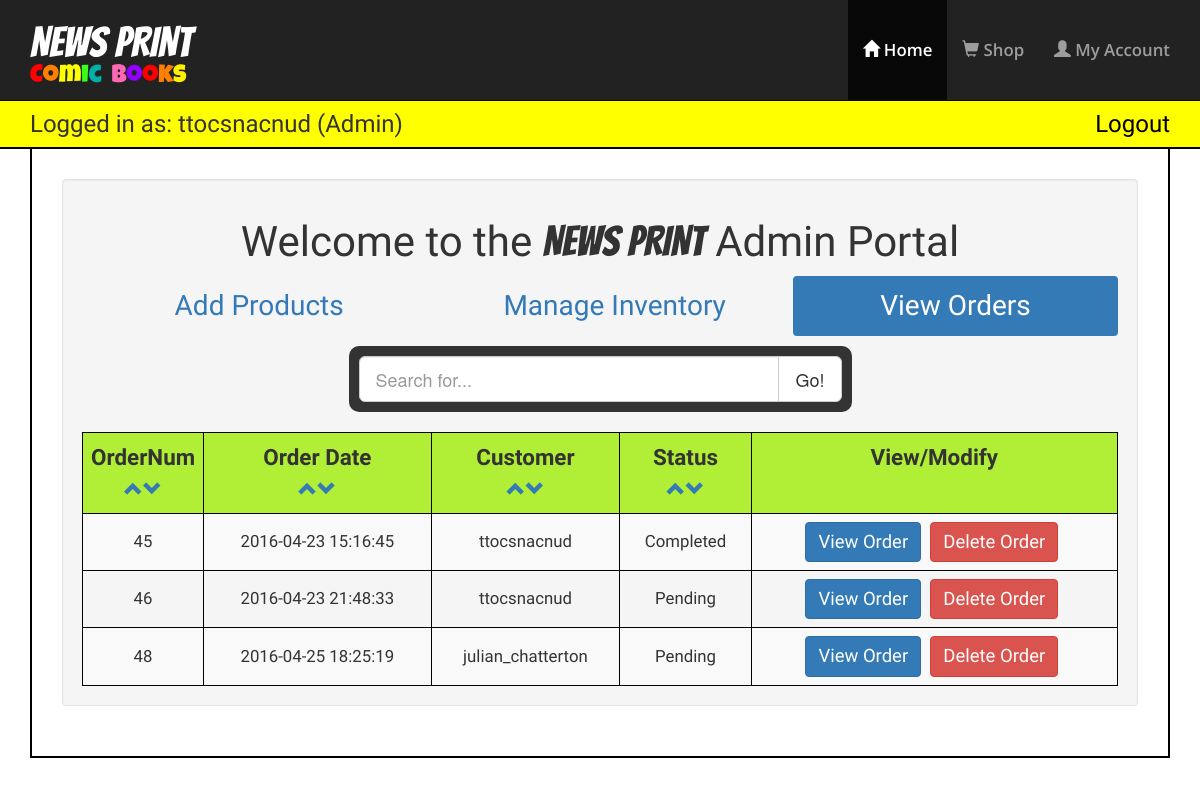
/index.php?page=home&subpage=orders (signed in), run on the app's committed database.
### tables this page shows
CREATE TABLE `orders` (
  `orderNum` int(10) NOT NULL,
  `orderDate` int(11) NOT NULL,
  `customer` varchar(50) NOT NULL,
  `products_InOrder` text NOT NULL,
  `totalPrice` decimal(10,2) NOT NULL,
  `status` varchar(50) NOT NULL
);

### includes/inc_orders.php (the view, shortened to what this page needs)
<?php
include('includes/inc_connect.php');
$stmt = "SELECT * FROM orders ";
$result = $db->prepare($stmt);
$result->execute();
?>
<form action="" method="post">
<div class="row">
  <div class="col-lg-6 col-lg-offset-3">
    <div class="input-group input-group-lg"style="background-color:#333333;padding:10px;border-radius:10px;">
      <input type="text" class="form-control" name="search" placeholder="Search for..." >
      <span class="input-group-btn">
        <button class="btn btn-default" type="submit" name="go">Go!</button>
      </span>
    </div>
  </div>
</div>
</form>
<br>
<table class="table table-bordered table-striped" id="orders">
	<thead>
		<tr>
			<th width="10%">OrderNum<br><small><a href="index.php?subpage=orders&sort=orderNum_up"><span class="glyphicon glyphicon-chevron-up"></span></a><a href="index.php?subpage=orders&sort=orderNum_down"><span class="glyphicon glyphicon-chevron-down"></span></a></small></th>
			<th>Order Date<br><small><a href="index.php?subpage=orders&sort=orderDate_up"><span class="glyphicon glyphicon-chevron-up"></span></a><a href="index.php?subpage=orders&sort=orderDate_down"><span class="glyphicon glyphicon-chevron-down"></span></a></small></th>
			<th>Customer<br><small><a href="index.php?subpage=orders&sort=customer_up"><span class="glyphicon glyphicon-chevron-up"></span></a><a href="index.php?subpage=orders&sort=customer_down"><span class="glyphicon glyphicon-chevron-down"></span></a></small></th>
			<th>Status<br><small><a href="index.php?subpage=orders&sort=status_up"><span class="glyphicon glyphicon-chevron-up"></span></a><a href="index.php?subpage=orders&sort=status_down"><span class="glyphicon glyphicon-chevron-down"></span></a></small></th>
			<th>View/Modify<br>&nbsp;</th>
		</tr>
	</thead>
	<tbody>
<?php
for ($i=0; $row = $result->fetch(); $i++) {
?>
		<tr>
		<td><?php echo $row['orderNum']; ?></td>
		<td><?php echo date('Y-m-d H:i:s',$row['orderDate']); ?></td>
		<td><?php echo $row['customer']; ?></td>
		<td><?php echo $row['status']; ?></td>
		<td>
			<a class="btn btn-primary"
					 style="margin-right:5px;font-size:1.1em;"
					 href="index.php?subpage=vieworder&id=<?php echo $row['orderNum']; ?>&u=<?php echo $row['customer'] ?>">View Order
			</a>
			<a class="btn btn-danger" style="margin-right:5px;font-size:1.1em;" href="includes/delete_prod.php?order=<?php echo $row['orderNum']; ?>" >Delete Order
			</a>
		</td>
		</tr>
<?php
}
?>
	</tbody>
</table>

### custom.css (style rules this page uses)
th:not(.order-summary) { text-align: center; font-size: 1.6em; background-color: #B1EF36; }
body { background-image: url("images/blue-halftone.gif"); background-size: cover; }
#invProducts td, #shopProducts td, #orders td, #viewOrder td, #custOrders td { text-align: center; vertical-align: middle; font-size: 1.2em; }
.table { margin: 0; font-family: 'Hind', sans-serif; border: 1px solid black; }
.table-bordered > thead > tr > th, .table-bordered > tbody > tr > th, .table-bordered > tfoot > tr > th, .table-bordered > thead > tr > td, .table-bordered > tbody > tr > td, .table-bordered > tfoot > tr > td { border: 0.5px solid #000000; }
.input-group { margin-top: 10px; }

### data on the page
orders: orderNum "45", orderDate "2016-04-23 15:16:45", customer "ttocsnacnud", status "Completed"
orders: orderNum "46", orderDate "2016-04-23 21:48:33", customer "ttocsnacnud", status "Pending"
orders: orderNum "48", orderDate "2016-04-25 18:25:19", customer "julian_chatterton", status "Pending"

### other printed values
$_SESSION['user'] "ttocsnacnud"
